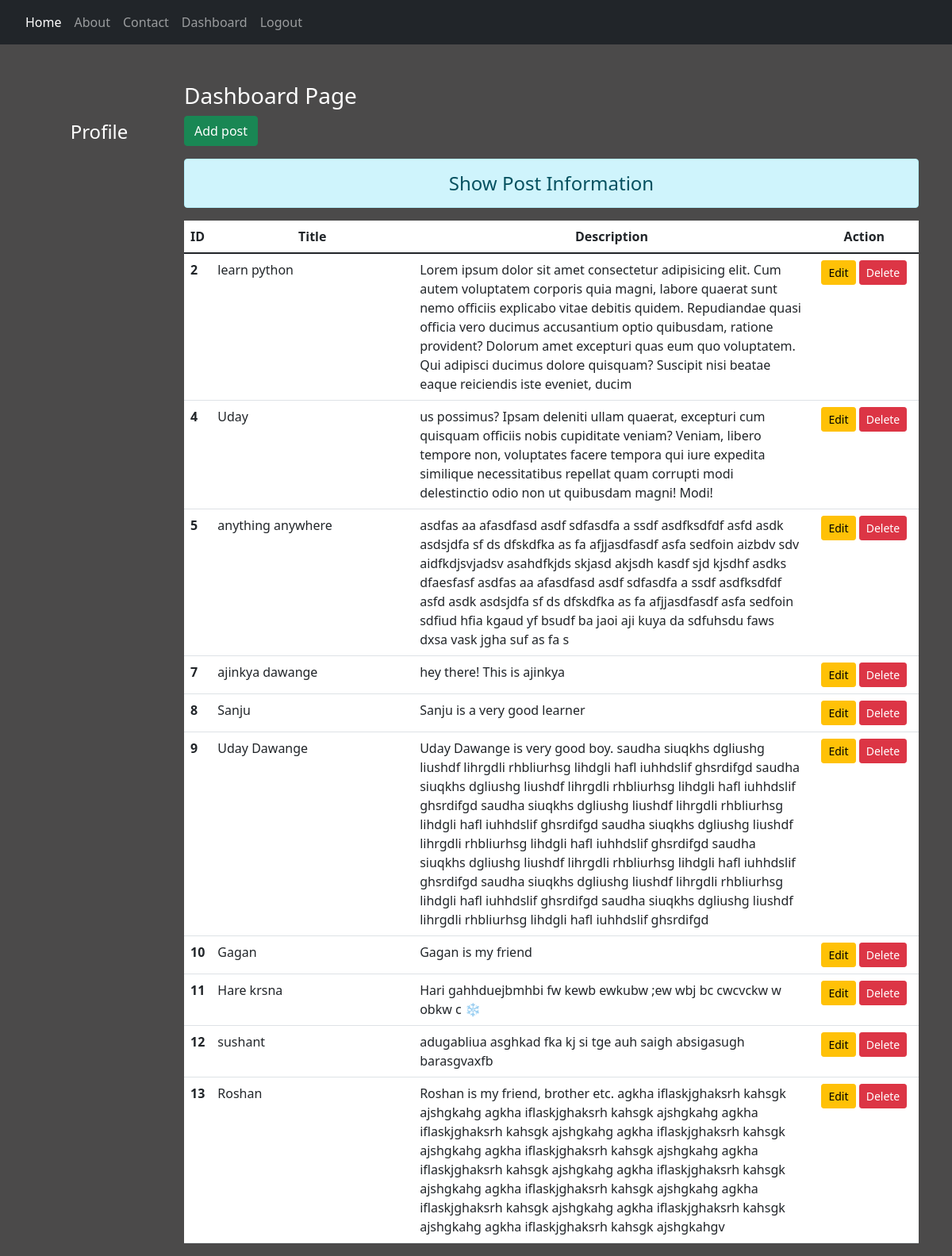
The page /dashboard/ (signed in) on the database its author committed.
### blog/models.py (models this page shows)
class Post(models.Model):
    title = models.CharField(max_length=150)
    desc = models.TextField()

### blog/views.py (the view)
# urls.py: path('dashboard/',views.dashboard,name='dashboard'),
def dashboard(request):
    if request.user.is_authenticated:
        posts = Post.objects.all()
        user = request.user
        full_name = user.get_full_name()
        gps = user.groups.all()
        return render(request,'blog/dashboard.html',{'posts':posts,'full_name':full_name,'gps':gps})
    else:
        return HttpResponseRedirect('/login/')

### blog/templates/blog/dashboard.html (shortened to what this page needs)
{% extends 'blog/base.html' %} {% load static %}  {% block side %}
<div class="col-sm-2 text-white my-5 text-center">
    <h4 class="my-5">Profile</h4>
</div>
{% endblock side %} {% block content %}
<div class="col-sm-10">
    <h3 class="text-white mt-5">Dashboard Page</h3>
    <a href="{% url 'addpost' %}" class="btn btn-success">Add post</a>
    <h4 class="text-center alert alert-info mt-3">Show Post Information</h4>
    {% if posts %}
    <table class="table table-hover bg-white">
        <thead>
            <tr class="text-center">
                <th scope="col" style="width:2%;">ID</th>
                <th scope="col" style="width:28%;">Title</th>
                <th scope="col" style="width:55%;">Description</th>
                <th scope="col" style="width:15%;">Action</th>
            </tr>
        </thead>
        <tbody>
            {% for post in posts %}
            <tr>
                <th scope="row">{{post.id}}</th>
                <td>{{post.title}}</td>
                <td>{{post.desc}}</td>
                <td class="text-center">
                    <a href="{% url 'updatepost' post.id %}" class="btn btn-warning btn-sm">Edit</a> {% if perms.blog.delete_post %}
                    <form action="{% url 'deletepost' post.id %}" method="post" class="d-inline">{% csrf_token %}
                        <input type="submit" class="btn btn-danger btn-sm" value="Delete"> {% endif %}
                    </form>
                </td>
            </tr>
            {% endfor %}
        </tbody>
    </table>
    {% else %}
    <h4 class="text-center alert alert-warning">No records</h4>
    {% endif %}
</div>
{% endblock content %}

### blog/static/blog/css/style.css (style rules this page uses)
body { background-color: rgb(75, 74, 74); color: antiquewhite; }
form { color: rgb(177, 168, 168); }

### rows shown on the page
Post: id "2", title "learn python", desc "Lorem ipsum dolor sit amet consectetur adipisicing elit. Cum autem voluptatem corporis quia magni, labore quaerat sunt nemo officiis explicabo vitae debitis quidem. Repudiandae quasi officia vero ducimus accusantium optio quibusdam, ratione provident? Dolorum amet excepturi quas eum quo voluptatem. Qui adipisci ducimus dolore quisquam? Suscipit nisi beatae eaque reiciendis iste eveniet, ducim"
Post: id "4", title "Uday", desc "us possimus? Ipsam deleniti ullam quaerat, excepturi cum quisquam officiis nobis cupiditate veniam? Veniam, libero tempore non, voluptates facere tempora qui iure expedita similique necessitatibus repellat quam corrupti modi delestinctio odio non ut quibusdam magni! Modi!"
Post: id "5", title "anything anywhere", desc "asdfas aa afasdfasd asdf sdfasdfa a ssdf asdfksdfdf asfd asdk asdsjdfa sf ds dfskdfka as fa afjjasdfasdf asfa sedfoin aizbdv sdv aidfkdjsvjadsv asahdfkjds skjasd akjsdh kasdf sjd kjsdhf asdks dfaesfasf asdfas aa afasdfasd asdf sdfasdfa a ssdf asdfksdfdf asfd asdk asdsjdfa sf ds dfskdfka as fa afjjasdfasdf asfa sedfoin sdfiud hfia kgaud yf bsudf ba jaoi aji kuya da sdfuhsdu faws dxsa vask jgha suf as fa s"
Post: id "7", title "ajinkya dawange", desc "hey there! This is ajinkya"
Post: id "8", title "Sanju", desc "Sanju is a very good learner"
Post: id "9", title "Uday Dawange", desc "Uday Dawange is very good boy. saudha siuqkhs dgliushg liushdf lihrgdli rhbliurhsg lihdgli hafl iuhhdslif ghsrdifgd saudha siuqkhs dgliushg liushdf lihrgdli rhbliurhsg lihdgli hafl iuhhdslif ghsrdifgd saudha siuqkhs dgliushg liushdf lihrgdli rhbliurhsg lihdgli hafl iuhhdslif ghsrdifgd saudha siuqkhs dgliushg liushdf lihrgdli rhbliurhsg lihdgli hafl iuhhdslif ghsrdifgd saudha siuqkhs dgliushg liushdf lihrgdli rhbliurhsg lihdgli hafl iuhhdslif ghsrdifgd saudha siuqkhs dgliushg liushdf lihrgdli rhbliurhsg lihdgli hafl iuhhdslif ghsrdifgd saudha siuqkhs dgliushg liushdf lihrgdli rhbliurhsg lihdgli hafl iuhhdslif ghsrdifgd"
Post: id "10", title "Gagan", desc "Gagan is my friend"
Post: id "11", title "Hare krsna", desc "Hari gahhduejbmhbi fw kewb ewkubw ;ew wbj bc cwcvckw w obkw c ❄"
Post: id "12", title "sushant", desc "adugabliua asghkad fka kj si tge auh saigh absigasugh barasgvaxfb"
Post: id "13", title "Roshan", desc "Roshan is my friend, brother etc. agkha iflaskjghaksrh kahsgk ajshgkahg agkha iflaskjghaksrh kahsgk ajshgkahg agkha iflaskjghaksrh kahsgk ajshgkahg agkha iflaskjghaksrh kahsgk ajshgkahg agkha iflaskjghaksrh kahsgk ajshgkahg agkha iflaskjghaksrh kahsgk ajshgkahg agkha iflaskjghaksrh kahsgk ajshgkahg agkha iflaskjghaksrh kahsgk ajshgkahg agkha iflaskjghaksrh kahsgk ajshgkahg agkha iflaskjghaksrh kahsgk ajshgkahg agkha iflaskjghaksrh kahsgk ajshgkahgv"
